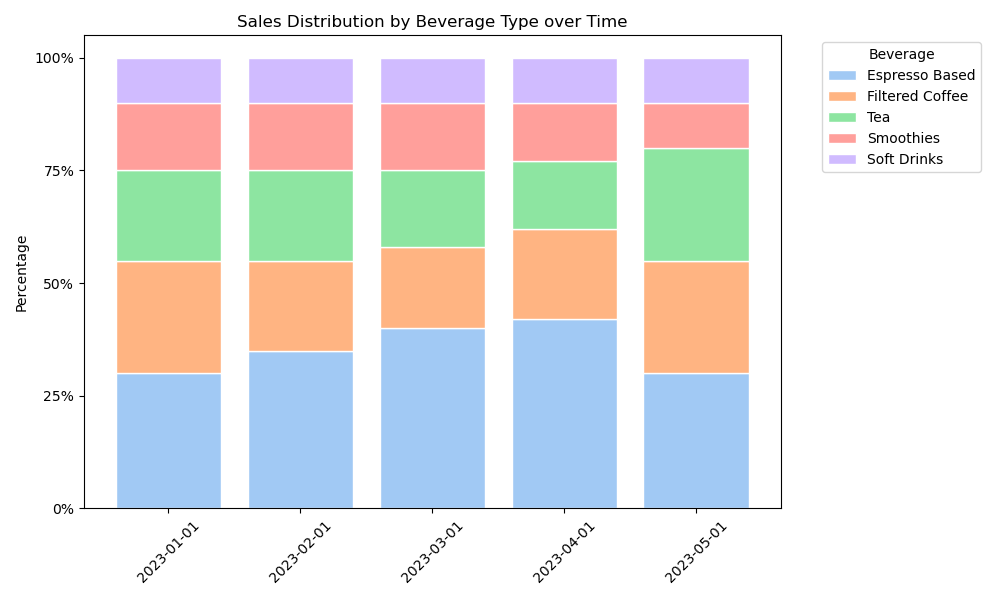

Here is the Python script that generated this plot:

import matplotlib.pyplot as plt
import pandas as pd
import seaborn as sns
from datetime import datetime

# Convert the table data to a DataFrame
data = [
    {'Date': '2023-01-01', 'Espresso Based': '30%', 'Filtered Coffee': '25%', 'Tea': '20%', 'Smoothies': '15%', 'Soft Drinks': '10%'},
    {'Date': '2023-02-01', 'Espresso Based': '35%', 'Filtered Coffee': '20%', 'Tea': '20%', 'Smoothies': '15%', 'Soft Drinks': '10%'},
    {'Date': '2023-03-01', 'Espresso Based': '40%', 'Filtered Coffee': '18%', 'Tea': '17%', 'Smoothies': '15%', 'Soft Drinks': '10%'},
    {'Date': '2023-04-01', 'Espresso Based': '42%', 'Filtered Coffee': '20%', 'Tea': '15%', 'Smoothies': '13%', 'Soft Drinks': '10%'},
    {'Date': '2023-05-01', 'Espresso Based': '30%', 'Filtered Coffee': '25%', 'Tea': '25%', 'Smoothies': '10%', 'Soft Drinks': '10%'}
]

df = pd.DataFrame(data)

# Transform percentage strings into numbers
for col in df.columns:
    if col != 'Date':
        df[col] = df[col].str.rstrip('%').astype('float') / 100

# Pivot the data to long format
df_long = df.melt(id_vars='Date', var_name='Beverage', value_name='Percentage')

# Sort the DataFrame based on Date to maintain the order
df_long['Date'] = pd.to_datetime(df_long['Date'])
df_long.sort_values(by='Date', inplace=True)

# Plotting the 100% stacked bar chart
categories = df.columns[1:]
colors = sns.color_palette('pastel', len(categories))

# Starting point for the first category
left = len(df_long['Date'].unique()) * [0]

fig, ax = plt.subplots(figsize=(10, 6))

# Iterate through the beverage categories
for ix, category in enumerate(categories):
    category_data = df_long[df_long['Beverage'] == category]
    plt.bar(
        category_data['Date'].dt.strftime('%Y-%m-%d'),
        category_data['Percentage'],
        bottom=left,
        color=colors[ix],
        edgecolor="white",
        label=category
    )
    # Add the current category to 'left' for the next series
    left = left + category_data['Percentage'].values

# Customizations
plt.xticks(rotation=45)
plt.yticks(ticks=[0, 0.25, 0.5, 0.75, 1], labels=['0%', '25%', '50%', '75%', '100%'])
plt.ylabel('Percentage')
plt.title('Sales Distribution by Beverage Type over Time')
plt.legend(title='Beverage', bbox_to_anchor=(1.05, 1), loc='upper left')

# Make it tight layout to fit the legend
plt.tight_layout()

# Display the plot
plt.show()
